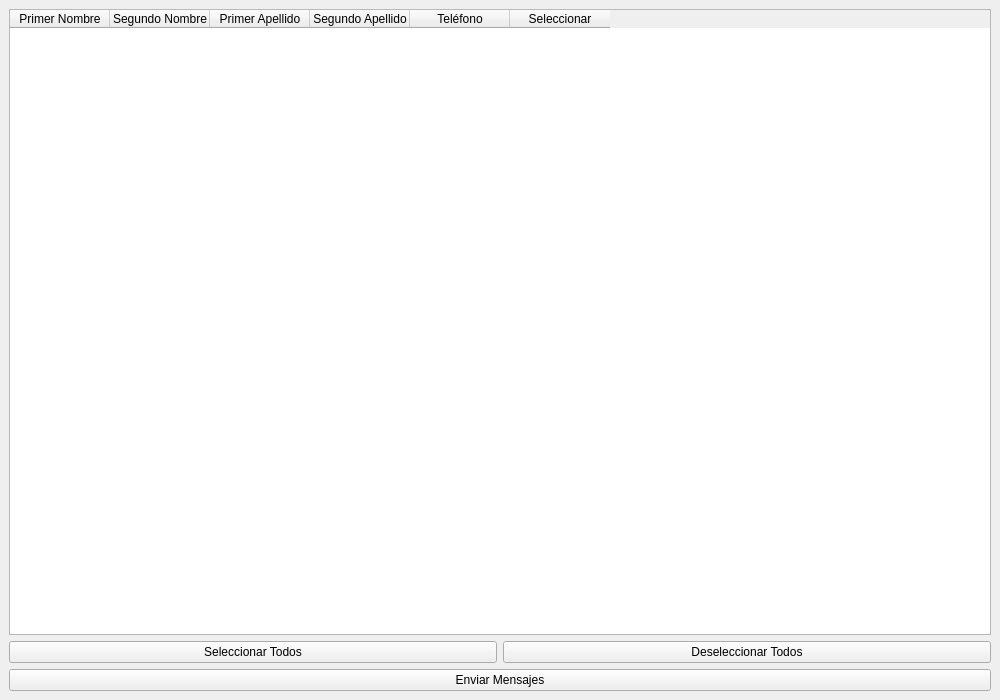
<?xml version="1.0" encoding="UTF-8"?>
<ui version="4.0">
 <class>MainWindow</class>
 <widget class="QMainWindow" name="MainWindow">
  <property name="geometry">
   <rect>
    <x>0</x>
    <y>0</y>
    <width>1000</width>
    <height>700</height>
   </rect>
  </property>
  <property name="windowTitle">
   <string>Enviar Mensajes Masivos</string>
  </property>
  <widget class="QWidget" name="centralwidget">
   <layout class="QVBoxLayout" name="verticalLayout">
    <item>
     <widget class="QTableWidget" name="table_fortnight">
      <column>
       <property name="text">
        <string>Primer Nombre</string>
       </property>
      </column>
      <column>
       <property name="text">
        <string>Segundo Nombre</string>
       </property>
      </column>
      <column>
       <property name="text">
        <string>Primer Apellido</string>
       </property>
      </column>
      <column>
       <property name="text">
        <string>Segundo Apellido</string>
       </property>
      </column>
      <column>
       <property name="text">
        <string>Teléfono</string>
       </property>
      </column>
      <column>
       <property name="text">
        <string>Seleccionar</string>
       </property>
      </column>
     </widget>
    </item>
    <item>
     <layout class="QHBoxLayout" name="horizontalLayout">
      <item>
       <widget class="QPushButton" name="btn_selectAll">
        <property name="text">
         <string>Seleccionar Todos</string>
        </property>
       </widget>
      </item>
      <item>
       <widget class="QPushButton" name="btn_deselectAll">
        <property name="text">
         <string>Deseleccionar Todos</string>
        </property>
       </widget>
      </item>
     </layout>
    </item>
    <item>
     <widget class="QPushButton" name="btn_send">
      <property name="text">
       <string>Enviar Mensajes</string>
      </property>
     </widget>
    </item>
   </layout>
  </widget>
 </widget>
 <resources/>
 <connections/>
</ui>
